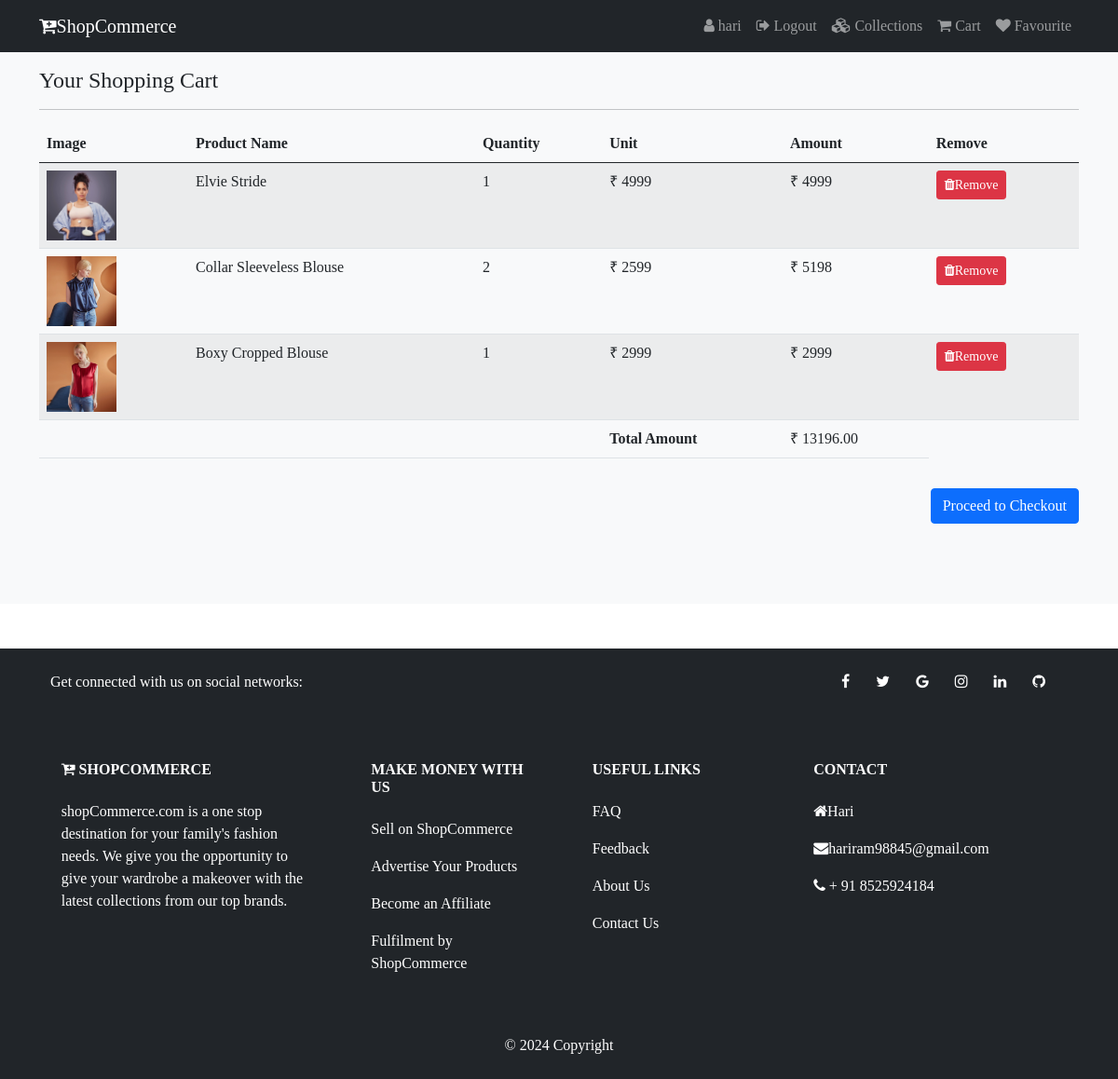
The page /cart (signed in) on the database its author committed.
### shop/models.py (models this page shows, shortened)
class Cart(models.Model):
    user = models.ForeignKey(User,on_delete=models.CASCADE)
    product = models.ForeignKey(Product,on_delete=models.CASCADE)
    product_qty = models.IntegerField(null=False,blank=False)
    created_at = models.DateTimeField(auto_now_add=True)
    @property
    def total_cost(self):
        return self.product_qty*self.product.selling_price

class Product(models.Model):
    catageory = models.ForeignKey(Catageory, on_delete=models.CASCADE)
    name = models.CharField(max_length=150, null=False, blank=False)
    vendor = models.CharField(max_length=150, null=False, blank=False)
    product_image = models.ImageField(upload_to=getfile, null=True, blank=True)  # Fixed function name
    quantity = models.IntegerField(null=False, blank=False)
    original_price = models.FloatField(null=False, blank=False)
    selling_price = models.FloatField(null=False, blank=False)
    description = models.TextField(max_length=500, null=False, blank=False)
    status = models.BooleanField(default=False, help_text="0-show,1-Hidden")
    trending = models.BooleanField(default=False, help_text="0-show,1-Trending")
    created_at = models.DateTimeField(auto_now_add=True)

### shop/views.py (the view)
# urls.py: path('cart',v1.cart_page,name='cart'),
def cart_page(request):
    if request.user.is_authenticated:
        cart=Cart.objects.filter(user=request.user)
        return  render(request,"shop/cart.html",{"cart":cart})
    else:
        return redirect('/')

### templates/shop/cart.html (shortened to what this page needs)
{% extends 'shop/main.html' %}
{% block content %}
<section class="bg-light py-4 my-5" style="min-height:600px;">
    <div class="container">
        <div class="row">
            <div class="col-12">
                <h4 class="mb-3">Your Shopping Cart</h4>
                <hr>
            </div>
        </div>
        <div class="row">
            <div class="col-12">
                {% if cart %}
                    <table class="table table-striped">
                        <thead>
                            <tr>
                                <th scope="col">Image</th>
                                <th scope="col">Product Name</th>
                                <th scope="col">Quantity</th>
                                <th scope="col">Unit</th>
                                <th scope="col">Amount</th>
                                <th scope="col">Remove</th>
                            </tr>
                        </thead>
                        <tbody>
                            {% for item in cart %}
                                <tr>
                                    <td><img src="{{ item.product.product_image.url }}" height="75px" alt="{{ item.product.name }}"></td>
                                    <td>{{ item.product.name }}</td>
                                    <td>{{ item.product_qty }}</td>
                                    <td>₹ {{ item.product.selling_price | stringformat:'d' }}</td>
                                    <td class="amt">₹ {{ item.total_cost | stringformat:'d' }}</td>
                                    <td><a href="{% url 'remove_cart' item.id %}" onclick="return confirm('Are you sure ? to remove')"class="btn btn-danger btn-sm"><i class="fa fa-trash"></i>Remove</a></td>
                                </tr>
                            {% endfor %}
                            <tr>
                                <td colspan="3"></td>
                                <td><b>Total Amount</b></td>
                                <td id="net">0</td>
                            </tr>
                        </tbody>
                    </table>
                {% else %}
                    <p class="text-center">Your cart is currently empty. Start adding some products!</p>
                {% endif %}
            </div>
        </div>
        <div class="row mt-3">
            <div class="col-12 text-end">
                <a href="#" class="btn btn-primary">Proceed to Checkout</a>
            </div>
        </div>
    </div>
</section>
{% endblock content %}

### templates/shop/navbar.html (shortened to what this page needs)
<nav class="navbar navbar-expand-lg navbar-dark bg-dark fixed-top">
  <div class="container">
    <a class="navbar-brand" href="#"><i class="fa fa-cart-plus"></i>ShopCommerce</a>
    <div class="collapse navbar-collapse" id="navbarNav">
      <ul class="navbar-nav ms-auto">
        {% if request.user.is_authenticated %}
          <a class="nav-link" aria-current="page" href="#"><i class="fa fa-user"></i> {{request.user}}</a>
          <a class="nav-link" aria-current="page" href="{% url 'logout' %}"><i class="fa fa-sign-out"></i> Logout</a>
        {% else %}
          <a class="nav-link" href="{% url 'login' %}"><i class="fa fa-sign-in"></i> Login</a>
          <a class="nav-link" href="{% url 'register' %}"><i class="fa fa-users"></i> Register</a>
        {% endif %}
          <a class="nav-link" href="{% url 'collections' %}"><i class="fa fa-cubes"></i> Collections</a>
          <a class="nav-link" href="{% url 'cart' %}"><i class="fa fa-shopping-cart"></i> Cart</a>
          <a class="nav-link" href="{% url 'fav_view_page' %}"><i class="fa fa-heart"></i> Favourite</a>
      </ul>
    </div>
  </div>
</nav>

### static/css/style.css (style rules this page uses)
body { font-family: "Mulish", "sans-serif"; }
a { text-decoration:none; }

### rows shown on the page
Cart: product.product_image (picture), product.name "Elvie Stride", product_qty "1", product.selling_price "4999", total_cost "4999"
Cart: product.product_image (picture), product.name "Collar Sleeveless Blouse", product_qty "2", product.selling_price "2599", total_cost "5198"
Cart: product.product_image (picture), product.name "Boxy Cropped Blouse", product_qty "1", product.selling_price "2999", total_cost "2999"

### other values the page prints
{{ request.user }} "hari"
